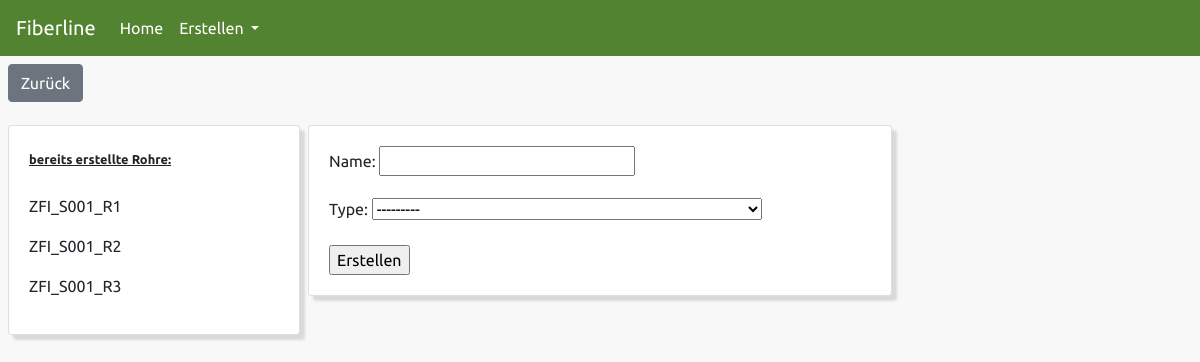
Page /create/rohr/1/ on the committed database.
### app_fiberline/models.py (models this page shows, shortened)
class Rohr(models.Model):
    name = models.CharField(max_length=100, null=False, blank=False, unique=True)
    customer = models.CharField(max_length=100, null=True, blank=True)
    project = models.CharField(max_length=100, null=True, blank=True)
    cluster = models.CharField(max_length=100, null=True, blank=True)
    technikstandort_id = models.CharField(max_length=255, null=True, blank=True)
    technikstandort = models.CharField(max_length=100, null=True, blank=True)
    schacht_kvz = models.CharField(max_length=100, null=True, blank=True)
    type = models.ForeignKey(RohrTyp, null=False, blank=False, on_delete=models.CASCADE)
    user_created = models.CharField(max_length=50, null=False, blank=False)
    date_created = models.DateTimeField(auto_now_add=True)
    class Meta:
        ordering = ['name']

class RohrTyp(models.Model):
    name = models.CharField(max_length=100, null=False, blank=False, unique=True)
    anzahl_einzelrohre = models.CharField(max_length=2, null=False, blank=False, choices=EINZELROHRE, default=EINZELROHRE[1][1])
    typ = models.CharField(max_length=20, null=False, blank=False, choices=EINZELROHRTYP, default=EINZELROHRTYP[2][1])
    user_created = models.CharField(max_length=50, null=False, blank=False)
    date_created = models.DateTimeField(auto_now_add=True)
    class Meta:
        ordering = ['name']
    def __str__(self):
        return self.name

### app_fiberline/views.py (the view, shortened to what this page needs)
# urls.py: path('create/rohr/<str:pk>/', views.create_rohr, name="CreateRohr"),
def create_rohr(request, pk):
    schacht_kvz_db = Schacht_Kvz.objects.get(id=pk)
    rohre_db = Rohr.objects.filter(schacht_kvz=schacht_kvz_db.name)
    rohre_count = rohre_db.count()
    form = Create_Rohr_Form()
    context = {'formset': form, 'schacht_kvz_db': schacht_kvz_db, 'rohre_db': rohre_db, 'rohre_count': rohre_count}
    return render(request, 'app_fiberline/create_rohr.html', context)

### app_fiberline/forms.py
class Create_Rohr_Form(ModelForm):
    class Meta:
        model = Rohr
        exclude = [
            'customer',
            'project',
            'cluster',
            'technikstandort_id',
            'technikstandort',
            'schacht_kvz',
            'user_created',
            'date_created',
        ]

### app_fiberline/templates/app_fiberline/create_rohr.html (shortened to what this page needs)
{% extends 'app_fiberline/base.html' %}
{% block content %}
<div class="grid-container">
    <div class="content-button">
        <button type="button" class="btn btn-secondary btn-list"><a href="{% url 'SchachtKvz' schacht_kvz_db.id %}">Zurück</a></button>
    </div>
    <div class="content-information">
        <div class="card">
            <div class="card-body">
                <small>bereits erstellte Rohre:</small>
                <br><br>
                {% if rohre_count == 0 %}
                    <p>noch keine Rohre angelegt</p>
                {% else %}
                    {% for item in rohre_db %}
                        <p>{{ item.name }}</p>
                    {% endfor %}
                {% endif %}
            </div>
        </div>
    </div>
    <div class="content-create">
        <div class="card">
            <div class="card-body">
                <form action="" method="post">
                    {{ formset.as_p }}
                    <input type="submit" value="Erstellen">
                </form>
            </div>
        </div>
    </div>
    <div class="content-empty"></div>
</div>
{% endblock content %}

### rows in the picture
Rohr: name "ZFI_S001_R1"
Rohr: name "ZFI_S001_R2"
Rohr: name "ZFI_S001_R3"
